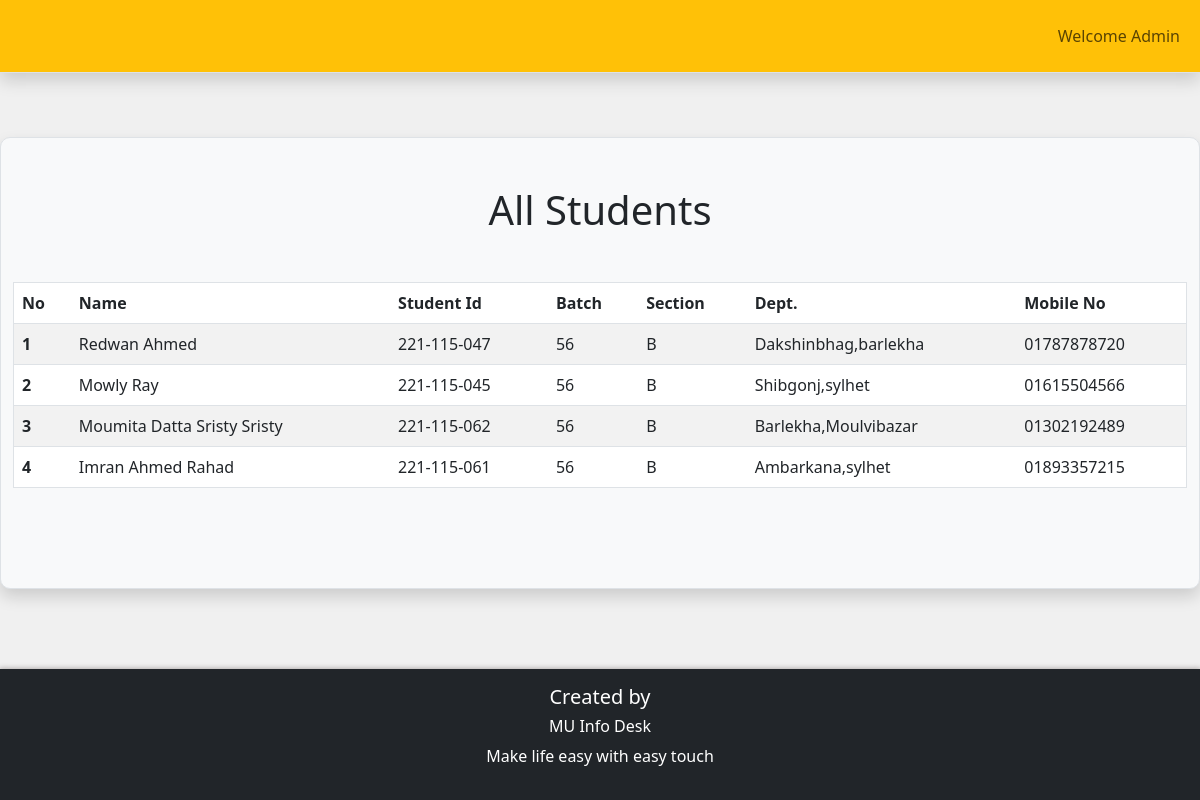
The page /admin_area/all-students.php (signed in) on the database its author committed.
### tables this page shows
CREATE TABLE `student` (
  `id` int(11) NOT NULL,
  `fName` varchar(255) NOT NULL,
  `lName` varchar(255) NOT NULL,
  `mobile` varchar(255) NOT NULL,
  `dob` date NOT NULL,
  `dept` varchar(255) NOT NULL,
  `student_id` varchar(255) NOT NULL,
  `batch` varchar(255) NOT NULL,
  `section` char(255) NOT NULL,
  `addr` text NOT NULL,
  `student_photo` varchar(255) NOT NULL,
  `mail` varchar(255) NOT NULL
);

### admin_area/all-students.php (the view, shortened to what this page needs)
<?php
require('header.php')
?>
    <div class="container-fluid mt-3 mt-3 mb-5 bg-light rounded-lg border border-rounded shadow">
        <h1 class="text-center my-5">All Students</h1>
        <table class="table table-striped border">
  <thead>
    <tr>
      <th scope="col">No</th>
      <th scope="col">Name</th>
      <th scope="col">Student Id</th>
      <th scope="col">Batch</th>
      <th scope="col">Section</th>
      <th scope="col">Dept.</th>
      <th scope="col">Mobile No</th>
    </tr>
  </thead>
  <tbody>
    <?php
    global $con;
    $select_query = "SELECT * FROM `student` ";
$result_query = mysqli_query($con, $select_query);
$no = 1;
while ($row = mysqli_fetch_assoc($result_query)) {
    $id = $row['id'];
    $fName = $row['fName'];
    $lName = $row['lName'];
    $student_id = $row['student_id'];
    $batch = $row['batch'];
    $section = $row['section'];
    $addr = $row['addr'];
    $mobile  = $row['mobile'];
    ?>
    <tr class='product-<?php echo $id;?>'>
      <th scope="row"><?php echo $no++;?></th>
      <td>
         <?php echo $fName." ".$lName;?>
      </td>
      <td><?php echo $student_id;?></td>
      <td><?php echo $batch;?></td>
      <td><?php echo $section;?></td>
      <td><?php echo $addr ;?></td>
      <td><?php echo $mobile ;?></td>
    </tr>
    <?php
}?>
  </tbody>
</table>
</div>
<?php
require('footer.php')
?>

### admin_area/header.php (shortened to what this page needs)
<!DOCTYPE html>
<html lang="en">
<head>
    <link rel="stylesheet" href="https://cdn.jsdelivr.net/npm/bootstrap-icons@1.11.3/font/bootstrap-icons.min.css">
    <link href="https://cdn.jsdelivr.net/npm/bootstrap@5.3.0/dist/css/bootstrap.min.css" rel="stylesheet">
    <link rel="stylesheet" href="https://cdnjs.cloudflare.com/ajax/libs/font-awesome/6.4.0/css/all.min.css" />
    <link rel="stylesheet" href="../css/style.css">
</head>
        <nav class="navbar navbar-expand-lg navbar-light bg-warning border-bottom shadow  mb-5" >
            <div class="container-fluid">
                <nav class="navbar navbar-expand-lg" style="background-color:unset !important;">
                    <ul class="navbar-nav">
                         <li class="nav-item">
                        <a href="index.php" class="nav-link" >Welcome <?php echo $_SESSION['admin_name']?></a>
                        </li>
                    </ul>
                </nav>
            </div>
        </nav>

### admin_area/footer.php (shortened to what this page needs)
<footer class="bg-light p-3 m-0 h-100 text-white footer mx-auto mt-auto mb-0 bg-dark w-100">
<h5 class="text-center">Created by</h5>
<h6 class="text-center">MU Info Desk</h6>
<p class="text-center">Make life easy with easy touch</p>
</footer>

### css/style.css (style rules this page uses)
* { padding: 0; margin: 0; box-sizing: border-box; }
a { text-decoration: none !important; }
.navbar { background-color: #05b8ffcf; }
footer { background: rgba(10, 50, 230, 0.632); box-shadow: 0px 0 5px 1px #b3aeae; }

### admin_area/header.php (style rules this page uses)
table { margin-bottom: 100px !important; }
.border-rounded { border-radius: 10px; }

### rows shown on the page
student: fName "Redwan", lName "Ahmed", student "221-115-047", batch "56", section "B", addr "Dakshinbhag,barlekha", mobile "01787878720"
student: fName "Mowly", lName "Ray", student "221-115-045", batch "56", section "B", addr "Shibgonj,sylhet", mobile "01615504566"
student: fName "Moumita Datta Sristy", lName "Sristy", student "221-115-062", batch "56", section "B", addr "Barlekha,Moulvibazar", mobile "01302192489"
student: fName "Imran Ahmed", lName "Rahad", student "221-115-061", batch "56", section "B", addr "Ambarkana,sylhet", mobile "01893357215"

### other values the page prints
$_SESSION['admin_name'] "Admin"
